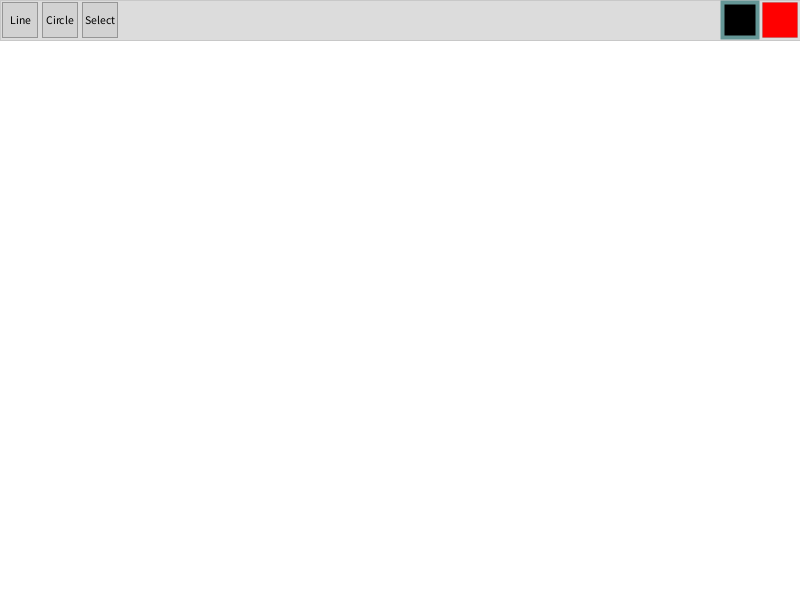
Frame 1 (no input)
Frame 60 (the mouse pressed at the canvas centre just before this capture): identical to frame 1, image omitted
Frame 120 (the mouse held since frame 60 and released just before this capture): identical to frame 1, image omitted

The Processing sketch that drew this single still picture (run headless with seeded random() and noise(); from frame 60 on, the mouse is pressed at the canvas centre):

// Processing sketch: processing_174137
// ── processing_174137.pde

Shape[] shapes;
float newShapeInitX, newShapeInitY;

Button lineButton, circleButton, selectButton;
int shapeChosen;

ColorButton blackButton, redButton;
color currentColor, tempColor;

boolean isDrawing;

int temp = 0;


void setup(){
size(800, 600);
smooth();
isDrawing = false;
shapes = new Shape[0];
lineButton = new Button("Line", 20, 20, 35, 35, false,  color(200, 100, 100), color(210), color(0));
circleButton = new Button("Circle", 60, 20, 35, 35, false, color(200, 100, 100), color(210), color(0));
selectButton = new Button("Select", 100, 20, 35, 35, false, color(200, 100, 100), color(210), color(0));

blackButton = new ColorButton("", width - 60, 20, 35, 35, true, color(100, 150, 150), color(0), color(0));
redButton = new ColorButton("", width - 20, 20, 35, 35, false, color(100, 150, 150), color(0), color(255, 0, 0));
currentColor = color(0);
}

void draw(){
background(255);
for(int i = 0; i < shapes.length; i++){
  shapes[i].display();
}
rectMode(CORNER);
fill(220);
stroke(200);
strokeWeight(1);
rect(0, 0, width, 40);
lineButton.display();
circleButton.display();
selectButton.display();

blackButton.display();
redButton.display();

stroke(0);



}


class Shape{
  float initX, initY, endX, endY;
  color objCol;
  boolean isSelected;
  
  Shape(float initX_, float initY_, color objCol_){
    initX = initX_;
    initY = initY_;
    endX = initX_;
    endY = initY_;
    objCol = objCol_;
    isSelected = true;
  }
  
  void setEnd(float endX_, float endY_){
  endX = endX_;
  endY = endY_;
  }
  
  void display(){
  }
  
  boolean isSelected(){
    return true;
  }
  
}


class Line extends Shape{
  
  Line(float initX_, float initY_, color objCol_){
    super(initX_, initY_, objCol_);
  }  
  
  void display(){
    //fill(objCol);
    stroke(objCol);
    strokeWeight(isSelected? 3 : 1);
    line(initX, initY, endX, endY);
  }
  
  boolean isSelected(){
    float slope;
    boolean temp_result = false;
    if(endX == initX){
      slope = 10;
    }else{
      slope =  (endY - initY)/(endX - initX);
      if(abs(slope) <= 1){
        temp_result =  ((mouseX < endX + 10 & mouseX > initX - 10) | (mouseX < initX+10 & mouseX > endX - 10)) & (mouseY < slope *(mouseX - initX) + initY + 20 & mouseY > slope * (mouseX - initX) + initY - 20);
      }else{
       temp_result = ((mouseY < endY + 10 & mouseY > initY - 10) | (mouseY < initY + 10 & mouseY > endY - 10)) & (mouseX < 1/slope *(mouseY - initY) + initX + 20 & mouseX > 1/slope * (mouseY - initY) + initX - 20);
    }
    }
    
    return temp_result;
}
}

class Circle extends Shape{
  
  Circle(float initX_, float initY_, color objCol_){
    super(initX_, initY_, objCol_);
  }  
  
  void display(){
    //fill(objCol);
    stroke(objCol);
    strokeWeight(isSelected? 3 : 1);
    noFill();
    float radius_;
    radius_ = sqrt(sq(initX - endX) + sq(initY - endY));
    ellipse(initX, initY, 2*radius_, 2*radius_);
  }
  
  boolean isSelected(){
    return abs(sqrt(sq(mouseX - initX) + sq(mouseY - initY)) - sqrt(sq(endX - initX) + sq(endY - initY))) < 10;
  }
  
}

class Button{
  String onCaption, offCaption;
  float centerX, centerY;
  float buttonHeight, buttonWidth;
  boolean isOn;
  color buttonOnFill, buttonOffFill, buttonTextColor;
  
 // constructor

Button(String onCaption_, float centerX_, float centerY_, float buttonWidth_, float buttonHeight_, boolean isOn_, color buttonOnFill_ , color buttonOffFill_, color buttonTextColor_ ){
   onCaption = onCaption_;
   centerX = centerX_;
   centerY = centerY_;
   buttonHeight = buttonHeight_;
   buttonWidth = buttonWidth_;
   isOn = isOn_;
   buttonOnFill  = buttonOnFill_;
   buttonOffFill = buttonOffFill_;
   buttonTextColor = buttonTextColor_;
 }
 void display(){
   rectMode(CENTER);
   fill(isOn ? buttonOnFill : buttonOffFill);
   textAlign(CENTER, CENTER);
   textSize(buttonHeight/3);
   strokeWeight(1);
   stroke(150);
   rect(centerX, centerY, buttonWidth, buttonHeight);
   fill(buttonTextColor);
   stroke(buttonTextColor);
   text(onCaption, centerX, centerY);
 }

void switchOff(){
  isOn = false;
}

void switchOn(){
  isOn = true;
}
 
 void switchState(){
   isOn = !isOn;
 }
 
 boolean buttonPressed(){
   if(mouseX < centerX + buttonWidth/2 & mouseX > centerX - buttonWidth/2 & mouseY < centerY + buttonHeight/2 & mouseY > centerY - buttonHeight/2){
     return true;
   }
   else{
     return false;
   }
 }
}

class ColorButton extends Button{
  ColorButton(String onCaption_, float centerX_, float centerY_, float buttonWidth_, float buttonHeight_, boolean isOn_, color buttonOnFill_ , color buttonOffFill_, color buttonTextColor_ ){
    super("", centerX_, centerY_, buttonWidth_, buttonHeight_, isOn_, buttonOnFill_ , buttonOffFill_, buttonTextColor_ );
  }
  void display(){
    strokeWeight(isOn ? 4 : 0);
    stroke(isOn? buttonOnFill : buttonOffFill);
    fill(buttonTextColor);
    rectMode(CENTER);
    rect(centerX, centerY, buttonWidth, buttonHeight);
  }

}


void removeShapes(){
    Shape[] shapesTemp = new Shape[shapes.length];
    arrayCopy(shapes, shapesTemp);
    shapes = new Shape[0];
    for(int i = 0; i < shapesTemp.length; i++){
        if(!shapesTemp[i].isSelected){
            shapes = (Shape[]) append(shapes, shapesTemp[i]);
        } 
    }
} 


void mousePressed(){
 
 if(lineButton.buttonPressed()){
   shapeChosen = 1;
   lineButton.switchOn();
   circleButton.switchOff();
   selectButton.switchOff();
   for(int i =0; i < shapes.length; i++){
     shapes[i].isSelected = false;
   }
 }else if(circleButton.buttonPressed()){
   shapeChosen = 2;
   circleButton.switchOn();
   lineButton.switchOff();
   selectButton.switchOff();
   for(int i =0; i < shapes.length; i++){
     shapes[i].isSelected = false;
   }
 }else if(selectButton.buttonPressed()){
   shapeChosen = 0;
   selectButton.switchOn();
   circleButton.switchOff();
   lineButton.switchOff();
 }else if(blackButton.buttonPressed()){
   blackButton.switchOn();
   redButton.switchOff();
   currentColor = color(0);
   if(shapeChosen == 0){
     for(int i = 0; i < shapes.length; i++){
       if(shapes[i].isSelected){
         shapes[i].objCol = color(0);
       }
     }
   }
 }else if(redButton.buttonPressed()){
   redButton.switchOn();
   blackButton.switchOff();
   currentColor = color(255, 0, 0);
   if(shapeChosen == 0){
     for(int i = 0; i < shapes.length; i++){
       if(shapes[i].isSelected){
         shapes[i].objCol = color(255, 0, 0);
       }
     }
   }
 }else if(mouseY > 40){
   isDrawing = true;
   newShapeInitX = mouseX;
   newShapeInitY = mouseY;
   switch(shapeChosen){
     case 1:
       shapes = (Shape[]) append(shapes, new Line(newShapeInitX, newShapeInitY, currentColor));
       break;
     case 2:
       shapes = (Shape[]) append(shapes, new Circle(newShapeInitX, newShapeInitY, currentColor));
       break;
   }
  }
}

void mouseDragged(){
  if(shapeChosen != 0 & isDrawing){
    shapes[shapes.length - 1].setEnd(mouseX, mouseY);
  }
}

void mouseReleased(){
  if(shapeChosen != 0 & isDrawing){
    shapes[shapes.length -1].isSelected = false;
  }
  isDrawing = false;
}

void mouseClicked(){
  if(shapeChosen == 0 & shapes.length > 0 & mouseY > 40){
    int temp = -1;
    for(int i = 0; i < shapes.length; i++){
      if(shapes[i].isSelected()){
        temp = i;
      }
    }
    if(temp != -1){
      for(int i = 0; i < shapes.length; i++){
        shapes[i].isSelected = (temp == i);
      }
    }
    
  }
}

void keyPressed(){
  if(shapeChosen == 0){
    if(key == DELETE | key == BACKSPACE){
      removeShapes(); 
    }
  }
}
